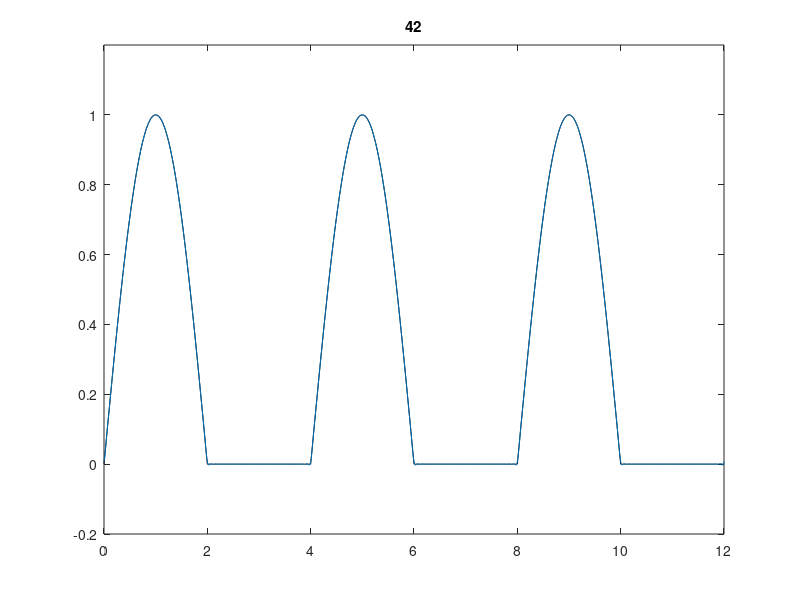

Here is the MATLAB script that generated this plot:
close all
clear
clc

N=42; %Antal koefficienter i syntesen 
T0=4; %Periodtiden f?r signalen
t=0:0.01:3*T0; %tidsvektorn

w= 2*pi/T0;
original = max(0, sin(w*t));

T = T0/2;   
xN = (1/pi) + ((1/2) * (sin(2 * pi * (1/T0) * t))); 

for l=1:1:N/2
    k = 2*l;
    ak = 2 / (pi * (1 - (k)^2));
    xN = xN + ak * cos((2 * pi * k * (1/T0) * t)); %formeln f?r ak tagen fr?n Exempel C.27 i boken
    
    %plottning av den syntetiserad signal ?ver den ursprungliga signalen
    plot(t,original,'k')
    hold on
    plot(t,xN)
    axis([0 12 -0.2 1.2])
    title(num2str(k))
    hold off
    pause(0.25)
end